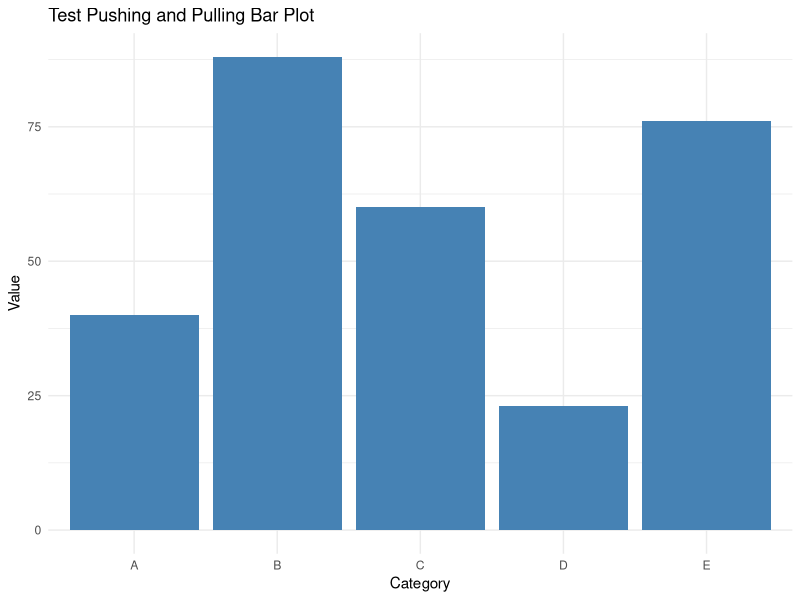

The R script that drew this image:
# This is a test code sheet to try pushing and pulling. 
# I just copy his random code. (General workflow/Push https://rfortherestofus.com/2021/02/how-to-use-git-github-with-r)

# Load library
library(ggplot2)

# Create random data
set.seed(123)  # for reproducibility
data <- data.frame(
  category = LETTERS[1:5],
  value = sample(10:100, 5)
)

# Create bar plot
ggplot(data, aes(x = category, y = value)) +
  geom_bar(stat = "identity", fill = "steelblue") +
  theme_minimal() +
  labs(
    title = "Test Pushing and Pulling Bar Plot",
    x = "Category",
    y = "Value"
  )

# Go to commit in the Git tab (second feature) and check all checks at Staged.
# Add a commit message, commit, close small window.
# Now we want to push in the window that stays. 
# Go back to Github and check the repository we made before with the script 
# LinkingGithubAndR.R in Notes folder.

# Now, I make this extra line online in Github to test pulling. 
